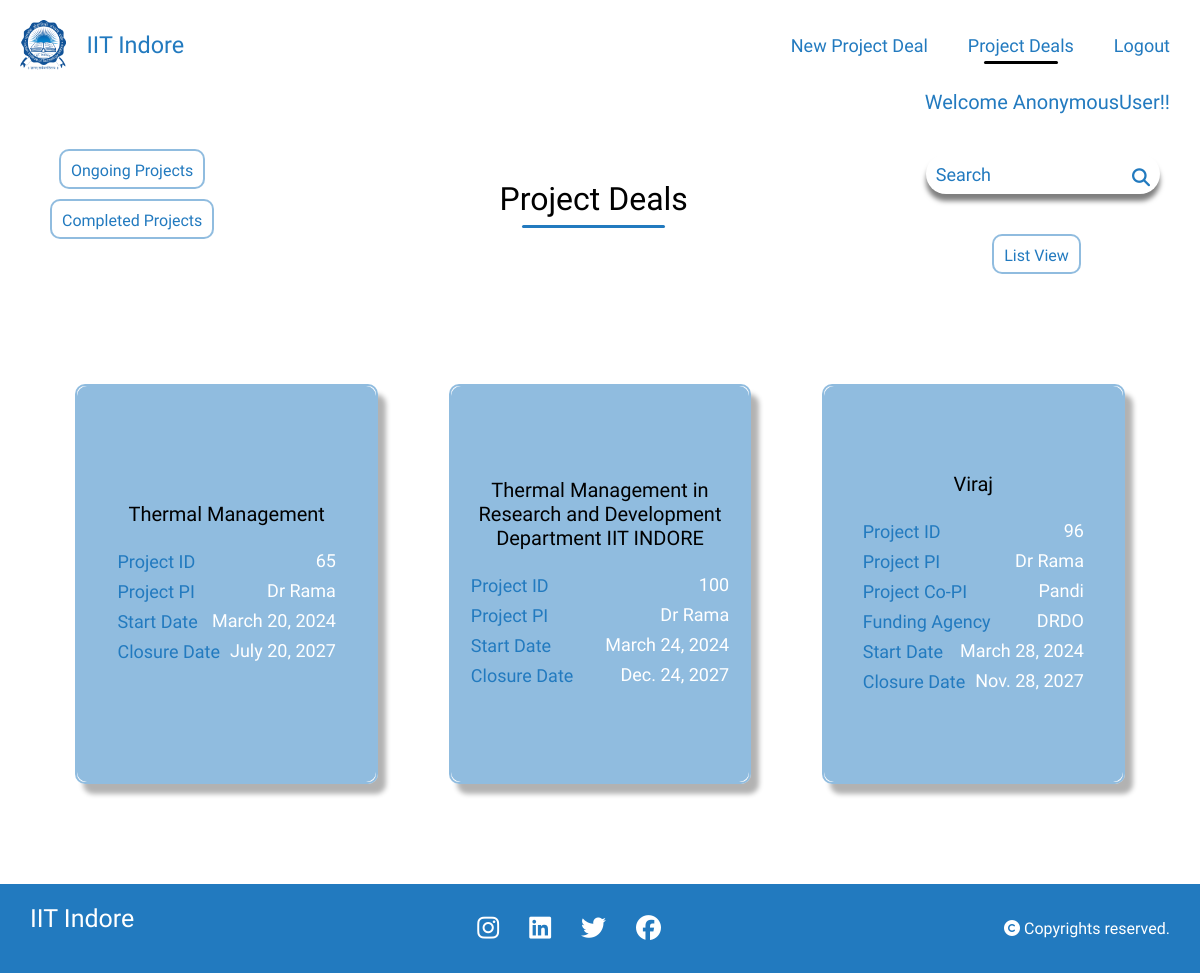
Before: /project_search/ with the older database file.
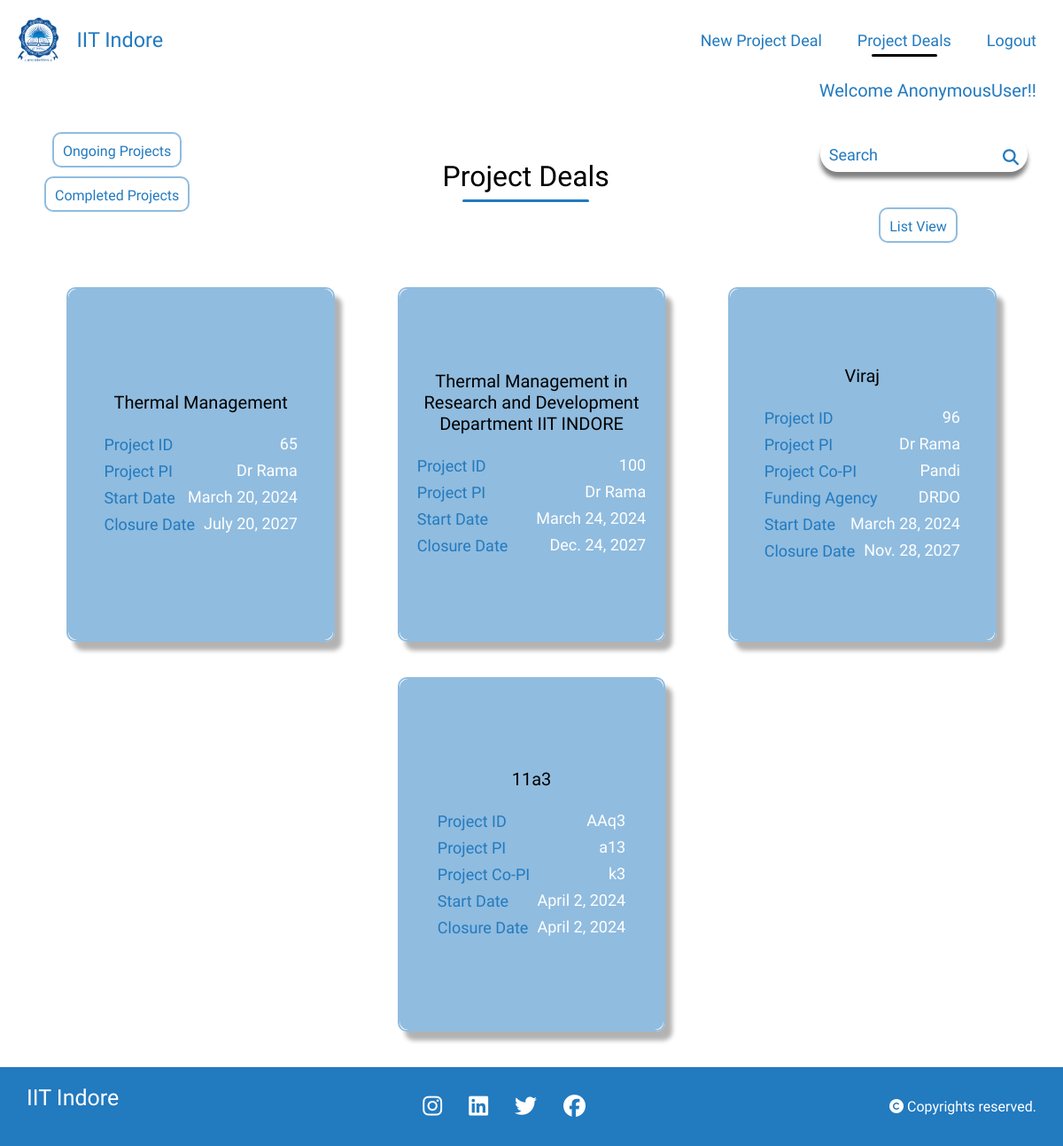
After: the same page with the newer database file.
### home/models.py (models this page shows)
class project_details(models.Model):
    Project_Fellowship_No = models.CharField(max_length=20,null=True,blank=True,default=None)
    Project_file_name = models.CharField(max_length=20,null=True,blank= True)
    PI_of_Project = models.CharField(max_length=20,blank=True,null=True)
    Sanctioned_Date = models.DateField(null=True)
    Project_Start_Date = models.DateField(null=True)
    Project_Closure_Date = models.DateField(null=True)
    Title_of_Project = models.CharField(max_length=50,blank=True,null=True)
    project_duration =models.IntegerField(null=True)
    financial_year_start_index = models.IntegerField(null=True)
    financial_year_end_index = models.IntegerField(null=True)
    start_month = models.IntegerField(null=True)
    end_month = models.IntegerField(null=True)
    funding_agency = models.CharField(max_length=100,blank=True,null=True)
    Co_PI_of_Project = models.CharField(max_length=100,blank=True,null=True)
    Country = models.CharField(max_length=100,blank=True,null=True)
    Country_Involved = models.CharField(max_length=100,blank=True,null=True)
    Department = models.CharField(max_length=100,blank=True,null=True)
    Category = models.CharField(max_length=100,blank=True,null=True)
    Details_of_Donors= models.CharField(max_length=100,blank=True,null=True)
    remark = models.TextField(null=True, blank=True)
    scheme_name = models.CharField(max_length=255, null=True, blank=True)
    scheme_code = models.CharField(max_length=50, null=True, blank=True)
    received_amount =models.CharField(max_length=50, null=True, blank=True)
    date_of_receipt_amount = models.DateField(default=timezone.now, null=True, blank=True)
    provisional_uc = models.TextField(null=True, blank=True)
    audited_uc = models.TextField(null=True, blank=True)
    link_uc = models.URLField(null=True, blank=True)
    sanction_letters_link = models.URLField(null=True, blank=True)
    total_project_cost = models.CharField(max_length=50, null=True, blank=True)
    fellowship_type = models.CharField(max_length=100, null=True, blank=True)
    TASK_CHOICES = [
        ('ongoing', 'Ongoing'),
        ('completed', 'Completed'),
    ]
    task = models.CharField(
        max_length=10,
        choices=TASK_CHOICES,
        default='ongoing',
    )

### home/views.py (the view)
# urls.py: path('project_search/', views.project_search, name='project_search'),
def project_search(request):
    query = request.GET.get("q")
    if query:
        projects = project_details.objects.filter(
            (
                Q(Project_Fellowship_No__icontains=query)
                | Q(PI_of_Project__icontains=query)
                | Q(Title_of_Project__icontains=query)
                | Q(funding_agency__icontains=query)
                | Q(Co_PI_of_Project__icontains=query)
            )
            & Q(task="ongoing")
        )
    else:
        projects = project_details.objects.filter(task="ongoing")
    context = {
        "projects": projects,
        "query": query,
    }
    return render(request, "project_list.html", context)

### templates/project_list.html (shortened to what this page needs)
{% load static %}
<!DOCTYPE html>
<html lang="en">
<head>
    <link rel="stylesheet" href="{% static 'style.css' %}">
</head>
<body>
  {% load account %}
    <div class="navbar1">
        <div class="title">
            <a href="{% url "homepage" %}" class="lo">
              <img src="{% static "IITI_Logo.png" %}" class="logo">
              <h3>IIT Indore</h3>
            </a>
        </div>
        <div class="links">
            <ul>
                <li><a href="{% url "index" %}">New Project Deal</a></li>
                <li><a href="{% url "project_list" %}" class="active">Project Deals</a></li>
                <li><a href="{% url "logout" %}">Logout</a></li>
            </ul>
        </div>
    </div>
    <h5 class="name">Welcome {% user_display user %}!!</h5>
    <div class="titles">
      <div class="dropdown">
        <div class="dropdown-menu" aria-labelledby="dropdownMenuButton">
          <a class="dropdown-item" id="ongoing" href="#" onclick="showOngoingProjects()">Ongoing Projects</a>
          <a class="dropdown-item" href="#" id="completed" onclick="showCompletedProjects()">Completed Projects</a>
        </div>
      </div>
      <div class="sub_nav">
          <div class="project_list"><h1>Project Deals</h1></div>
      </div>
      <div class="search">
        <form class="search-bar sub_nav" method="GET" action="{% url 'project_search' %}">
            <input type="text" name="q" placeholder="Search">
            <button type="submit"><i class="fa-solid fa-magnifying-glass"></i></button>
        </form>
        <a href="{% url 'project_listwise' %}">List View</a>
      </div>
    </div>
    <div class="project-container">
        {% for project in projects %}
        <div class="book">
            <div class="buttons">
                <a href="{% url 'fill' project_id=project.id %}">
                    <button class="button">Monthly Sheet</button>
                </a>
                <a href="{% url 'mastersheet' project_id=project.id %}">
                    <button class="button">Mastersheet</button>
                </a>
                <a href="{% url 'SOE_navigation' project_id=project.id %}">
                  <button class="button">SOE</button>
              </a>
              <a href="{% url 'UCR_navigation' project_id=project.id %}">
                <button class="button">UCR</button>
            </a>
              <a href="{% url 'UCNR_navigation' project_id=project.id %}">
                <button class="button">UCNR</button>
            </a>
            </div>
            <div class="cover">
                <div class="project-details">
                    <h4 style="text-align:center;">   {{ project.Title_of_Project }}  </h4>
                    <p><span>Project ID</span><span> {{ project.Project_Fellowship_No }}</span></p>
                    <p><span>Project PI</span><span> {{ project.PI_of_Project }}</span></p>
                    {% if project.Co_PI_of_Project %}<p><span>Project Co-PI</span><span>{{ project.Co_PI_of_Project }}</span></p>{% endif %}
                    {% if project.funding_agency %}<p><span>Funding Agency</span><span>{{ project.funding_agency }}</span></p>{% endif %}
                    <p><span>Start Date</span><span>{{ project.Project_Start_Date }}</span></p>
                    <p><span>Closure Date</span><span>{{ project.Project_Closure_Date }}</span></p>
                </div>
            </div>
           </div>
        {% endfor %}
    </div>
    <footer>
        <div class="footer">
          <div class="info">
            <h4>IIT Indore</h4>
          </div>
          <div class="social">
            <ul>
              <li><a href="#"><i class="fa-brands fa-instagram"></i></a></li>
              <li><a href="#"><i class="fa-brands fa-linkedin"></i></a></li>
              <li><a href="#"><i class="fa-brands fa-twitter"></i></a></li>
              <li><a href="#"><i class="fa-brands fa-facebook"></i></a></li>
            </ul>
          </div>
          <div class="rights">
            <p><i class="fa-solid fa-copyright"></i> Copyrights reserved.</p>
          </div>
        </div>
      </footer>
</body>
</html>

Changed rows visible on the page:
added project_details: Title_of_Project "11a3", Project_Fellowship_No "AAq3", PI_of_Project "a13", Co_PI_of_Project "k3", Project_Start_Date "April 2, 2024", Project_Closure_Date "April 2, 2024"
